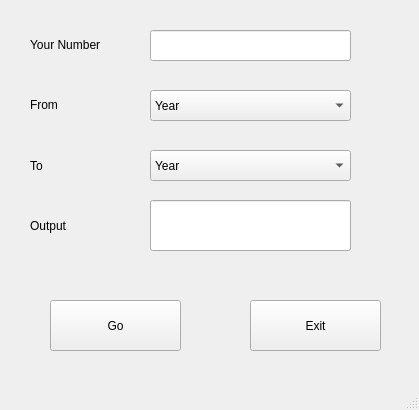
<?xml version="1.0" encoding="UTF-8"?>
<ui version="4.0">
 <class>MainWindow</class>
 <widget class="QMainWindow" name="MainWindow">
  <property name="geometry">
   <rect>
    <x>0</x>
    <y>0</y>
    <width>419</width>
    <height>410</height>
   </rect>
  </property>
  <property name="windowTitle">
   <string>MainWindow</string>
  </property>
  <widget class="QWidget" name="centralwidget">
   <widget class="QLineEdit" name="first_line">
    <property name="geometry">
     <rect>
      <x>150</x>
      <y>30</y>
      <width>201</width>
      <height>31</height>
     </rect>
    </property>
   </widget>
   <widget class="QLabel" name="label">
    <property name="geometry">
     <rect>
      <x>30</x>
      <y>29</y>
      <width>101</width>
      <height>31</height>
     </rect>
    </property>
    <property name="text">
     <string>Your Number</string>
    </property>
   </widget>
   <widget class="QComboBox" name="unit_box">
    <property name="geometry">
     <rect>
      <x>150</x>
      <y>90</y>
      <width>201</width>
      <height>31</height>
     </rect>
    </property>
    <item>
     <property name="text">
      <string>Year</string>
     </property>
    </item>
    <item>
     <property name="text">
      <string>Month</string>
     </property>
    </item>
    <item>
     <property name="text">
      <string>Day</string>
     </property>
    </item>
    <item>
     <property name="text">
      <string>Hour</string>
     </property>
    </item>
    <item>
     <property name="text">
      <string>Minute</string>
     </property>
    </item>
    <item>
     <property name="text">
      <string>Second</string>
     </property>
    </item>
   </widget>
   <widget class="QLabel" name="operation">
    <property name="geometry">
     <rect>
      <x>30</x>
      <y>89</y>
      <width>111</width>
      <height>31</height>
     </rect>
    </property>
    <property name="text">
     <string>From</string>
    </property>
   </widget>
   <widget class="QLineEdit" name="out_line">
    <property name="geometry">
     <rect>
      <x>150</x>
      <y>200</y>
      <width>201</width>
      <height>51</height>
     </rect>
    </property>
   </widget>
   <widget class="QLabel" name="output">
    <property name="geometry">
     <rect>
      <x>30</x>
      <y>210</y>
      <width>101</width>
      <height>31</height>
     </rect>
    </property>
    <property name="text">
     <string>Output</string>
    </property>
   </widget>
   <widget class="QPushButton" name="go_btn">
    <property name="geometry">
     <rect>
      <x>50</x>
      <y>300</y>
      <width>131</width>
      <height>51</height>
     </rect>
    </property>
    <property name="text">
     <string>Go</string>
    </property>
   </widget>
   <widget class="QPushButton" name="exit_btn">
    <property name="geometry">
     <rect>
      <x>250</x>
      <y>300</y>
      <width>131</width>
      <height>51</height>
     </rect>
    </property>
    <property name="text">
     <string>Exit</string>
    </property>
   </widget>
   <widget class="QComboBox" name="unit_box_2">
    <property name="geometry">
     <rect>
      <x>150</x>
      <y>150</y>
      <width>201</width>
      <height>31</height>
     </rect>
    </property>
    <item>
     <property name="text">
      <string>Year</string>
     </property>
    </item>
    <item>
     <property name="text">
      <string>Month</string>
     </property>
    </item>
    <item>
     <property name="text">
      <string>Day</string>
     </property>
    </item>
    <item>
     <property name="text">
      <string>Hour</string>
     </property>
    </item>
    <item>
     <property name="text">
      <string>Minute</string>
     </property>
    </item>
    <item>
     <property name="text">
      <string>Second</string>
     </property>
    </item>
   </widget>
   <widget class="QLabel" name="operation_2">
    <property name="geometry">
     <rect>
      <x>30</x>
      <y>150</y>
      <width>111</width>
      <height>31</height>
     </rect>
    </property>
    <property name="text">
     <string>To</string>
    </property>
   </widget>
  </widget>
  <widget class="QStatusBar" name="statusbar"/>
 </widget>
 <resources/>
 <connections/>
</ui>
